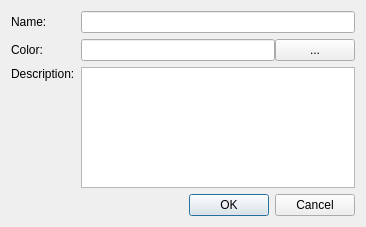
<?xml version="1.0" encoding="UTF-8"?>
<ui version="4.0">
 <class>ROIInfoEditor</class>
 <widget class="QDialog" name="ROIInfoEditor">
  <property name="geometry">
   <rect>
    <x>0</x>
    <y>0</y>
    <width>366</width>
    <height>227</height>
   </rect>
  </property>
  <property name="windowTitle">
   <string>Region of Interest - Information</string>
  </property>
  <layout class="QGridLayout" name="gridLayout">
   <item row="0" column="1">
    <widget class="QLineEdit" name="lineedit_name"/>
   </item>
   <item row="2" column="0">
    <widget class="QLabel" name="lbl_desc">
     <property name="text">
      <string>Description:</string>
     </property>
     <property name="alignment">
      <set>Qt::AlignLeading|Qt::AlignLeft|Qt::AlignTop</set>
     </property>
     <property name="buddy">
      <cstring>textedit_desc</cstring>
     </property>
    </widget>
   </item>
   <item row="0" column="0">
    <widget class="QLabel" name="lbl_name">
     <property name="text">
      <string>Name:</string>
     </property>
     <property name="buddy">
      <cstring>lineedit_name</cstring>
     </property>
    </widget>
   </item>
   <item row="1" column="0">
    <widget class="QLabel" name="lbl_color">
     <property name="text">
      <string>Color:</string>
     </property>
     <property name="buddy">
      <cstring>lineedit_color</cstring>
     </property>
    </widget>
   </item>
   <item row="1" column="1">
    <widget class="QWidget" name="widget" native="true">
     <layout class="QGridLayout" name="gridLayout_2" columnstretch="1,0">
      <property name="leftMargin">
       <number>0</number>
      </property>
      <property name="topMargin">
       <number>0</number>
      </property>
      <property name="rightMargin">
       <number>0</number>
      </property>
      <property name="bottomMargin">
       <number>0</number>
      </property>
      <property name="spacing">
       <number>0</number>
      </property>
      <item row="0" column="1">
       <widget class="QPushButton" name="btn_color_chooser">
        <property name="toolTip">
         <string>Show Color Chooser dialog</string>
        </property>
        <property name="text">
         <string>...</string>
        </property>
       </widget>
      </item>
      <item row="0" column="0">
       <widget class="QLineEdit" name="lineedit_color"/>
      </item>
     </layout>
    </widget>
   </item>
   <item row="3" column="0" colspan="2">
    <widget class="QDialogButtonBox" name="buttonBox">
     <property name="orientation">
      <enum>Qt::Horizontal</enum>
     </property>
     <property name="standardButtons">
      <set>QDialogButtonBox::Cancel|QDialogButtonBox::Ok</set>
     </property>
    </widget>
   </item>
   <item row="2" column="1">
    <widget class="QPlainTextEdit" name="textedit_desc"/>
   </item>
  </layout>
 </widget>
 <tabstops>
  <tabstop>lineedit_name</tabstop>
  <tabstop>lineedit_color</tabstop>
  <tabstop>btn_color_chooser</tabstop>
  <tabstop>textedit_desc</tabstop>
 </tabstops>
 <resources/>
 <connections>
  <connection>
   <sender>buttonBox</sender>
   <signal>accepted()</signal>
   <receiver>ROIInfoEditor</receiver>
   <slot>accept()</slot>
   <hints>
    <hint type="sourcelabel">
     <x>248</x>
     <y>254</y>
    </hint>
    <hint type="destinationlabel">
     <x>157</x>
     <y>274</y>
    </hint>
   </hints>
  </connection>
  <connection>
   <sender>buttonBox</sender>
   <signal>rejected()</signal>
   <receiver>ROIInfoEditor</receiver>
   <slot>reject()</slot>
   <hints>
    <hint type="sourcelabel">
     <x>316</x>
     <y>260</y>
    </hint>
    <hint type="destinationlabel">
     <x>286</x>
     <y>274</y>
    </hint>
   </hints>
  </connection>
 </connections>
</ui>
